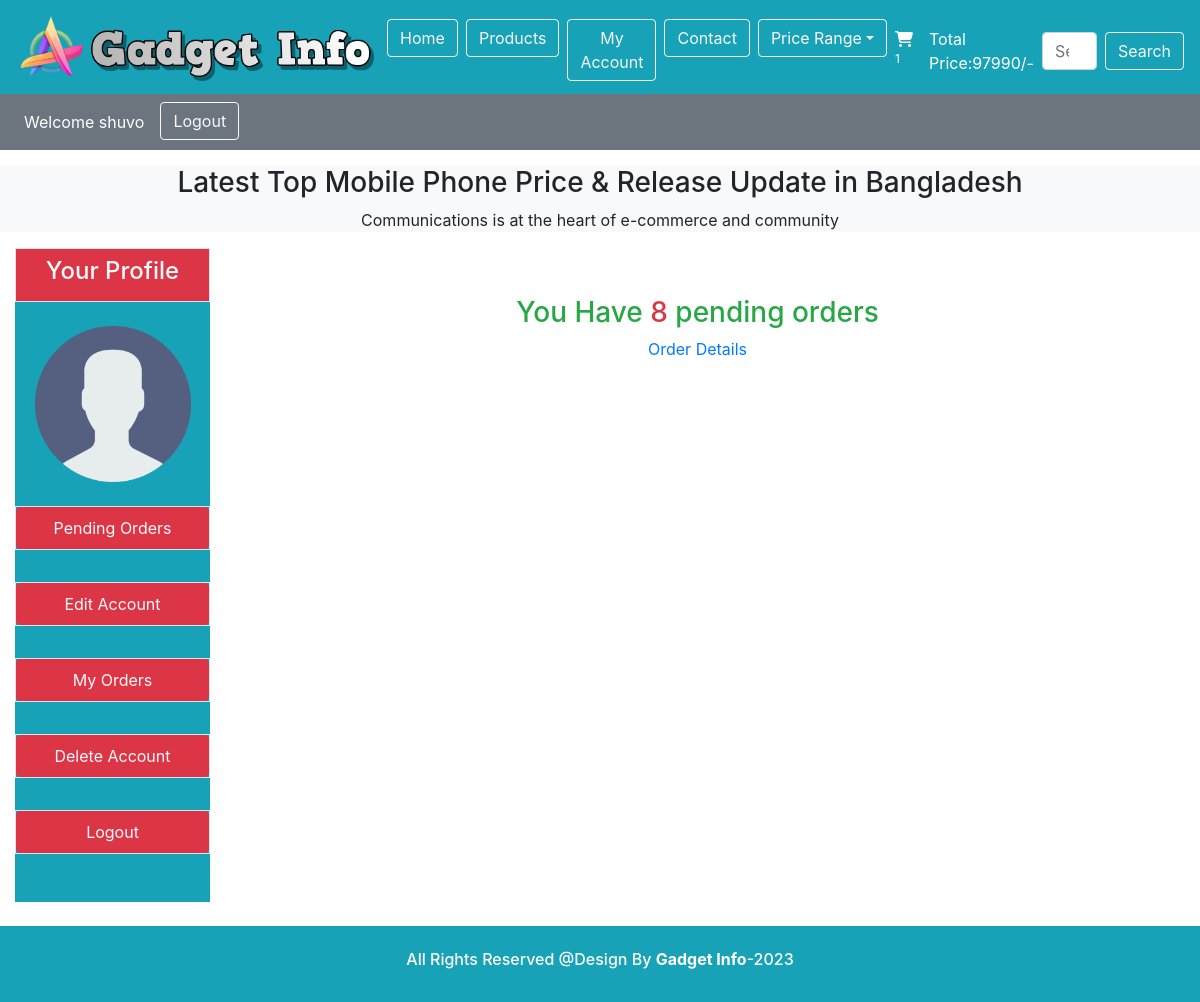
The app's page /users_area/profile.php (signed in) with its own data.
### tables this page shows
CREATE TABLE `user_table` (
  `user_id` int(11) NOT NULL,
  `username` varchar(100) NOT NULL,
  `user_email` varchar(100) NOT NULL,
  `user_password` varchar(255) NOT NULL,
  `user_images` varchar(255) NOT NULL,
  `user_ip` varchar(100) NOT NULL,
  `user_address` varchar(255) NOT NULL,
  `user_mobile` varchar(255) NOT NULL
);

### users_area/profile.php (the view, shortened to what this page needs)
<?php
include('../includes/connect.php');
include('../functions/common_function.php');
?>
<!DOCTYPE html>
<html lang="en">
<head>
  <link rel="stylesheet" href="https://cdn.jsdelivr.net/npm/bootstrap@4.4.1/dist/css/bootstrap.min.css">
  <link rel="stylesheet" href="https://cdnjs.cloudflare.com/ajax/libs/font-awesome/6.5.1/css/all.min.css">
  <link rel="stylesheet" href="../style.css">
</head>
<body class="">
  <div class="container-fluid p-0">
    <nav class="navbar navbar-expand-lg navbar-light bg-info ">
      <img src="../images/Logo0.png" alt="" class="logo1">
      <a class="mt-3" href="index.php"><img src="../images/Logo.png" alt="HTML tutorial" style="width:293px;height:62px;"></a>
      <div class="collapse navbar-collapse mt-2" id="navbarSupportedContent">
        <ul class="navbar-nav mr-auto">
          <li class="nav-item active ml-2 ">
            <a class=" btn btn-outline-light " href="../index.php">Home <span class="sr-only">(current)</span></a>
          </li>
          <li class="nav-item ml-2">
            <a class="btn btn-outline-light " href="../display_all.php">Products</a>
          </li>
          <li class="nav-item ml-2">
            <a class=" btn btn-outline-light " href="profile.php">My Account</a>
          </li>
          <li class="nav-item active ml-2 ">
            <a class=" btn btn-outline-light " href="#">Contact <span class="sr-only">(current)</span></a>
          </li>
          <div class="dropdown nav-item ml-2">
            <a class=" dropdown-toggle btn btn-outline-light " data-bs-toggle="dropdown" href="#">Price Range</a>
          </div>
          <li class="nav-item">
            <a class="nav-link text-white" href="../cart.php"><i class="fa-solid fa-cart-shopping"></i><sup><?php cart_item(); ?></sup></a>
          </li>
          <li class="nav-item">
            <a class="nav-link text-white " href="#">Total Price:<?php total_cart_price(); ?>/-</a>
          </li>
        </ul>
        <form class="d-flex" action="../search_product.php" method="get">
          <input class="form-control mr-sm-2" type="search" placeholder="Search" aria-label="Search" name="search_data">
          <input type="submit" value="Search" class="btn btn-outline-light" name="search_data_product">
        </form>
    </nav>
    <nav class="navbar navbar-expand-lg navbar-dark bg-secondary">
      <ul class="navbar-nav me-auto">
<?php
if(!isset($_SESSION['username'])){
  echo " <li class='nav-item text-white'>
  <a class='nav-link text-white' href='#'>Welcome Guest</a>
</li>";
}else{
  echo " <li class='nav-item'>
  <a class='nav-link text-white' href='#'> Welcome ".$_SESSION['username']."</a>
  </li> ";
}
if(!isset($_SESSION['username'])){
  echo " <li class='nav-item ml-2'>
  <a class='btn btn-outline-light' href='../users_area/user_login.php'> Login</a>
  </li> ";
}else{
  echo " <li class='nav-item ml-2'>
  <a class='btn btn-outline-light' href='../users_area/logout.php'> Logout</a>
  </li> ";
}
?>
      </ul>
    </nav>
    <div class="bg-light">
      <h3 class="text-center mt-3">Latest Top Mobile Phone Price & Release Update in Bangladesh</h3>
      <p class="text-center">Communications is at the heart of e-commerce and community</p>
    </div>
<div class="row col-md-12">
    <div class="col-md-2 p-0">
        <ul class="navbar-nav bg-info text-center">
        <li class="nav-item bg-info ">
            <a class=" nav-link text-light bg-danger border border mb-4" href="#"><h4>Your Profile</h4> </a>
          </li>
<?php
$username=$_SESSION['username'];
$user_image=" Select * from `user_table` where username='$username'";
$result_image=mysqli_query($con,$user_image);
$row_image=mysqli_fetch_array($result_image);
$user_image=$row_image['user_images'];
echo "<li class='nav-item bg-info '>
<img src='./user_images/$user_image' class='profile_img' alt=''>
</li>";
?>
          <li class="nav-item bg-info mb-2 mt-4 border border ">
            <a class=" nav-link text-light btn btn-danger" href="Profile.php"> Pending Orders </a>
          </li>
          <li class="nav-item bg-info mb-2 mt-4 border border-3 ">
            <a class=" nav-link text-light btn btn-danger" href="Profile.php?edit_account">Edit Account </a>
          </li>
          <li class="nav-item bg-info mb-2 mt-4 border border-3 ">
            <a class=" nav-link text-light btn btn-danger" href="Profile.php?my_orders"> My Orders </a>
          </li>
          <li class="nav-item bg-info mb-2 mt-4 border border-3 ">
            <a class=" nav-link text-light btn btn-danger" href="Profile.php?delete_account"> Delete Account </a>
          </li>
          <li class="nav-item bg-info mb-2 mt-4 border border-3  mb-5">
            <a class=" nav-link text-light btn btn-danger" href="logout.php"> Logout </a>
          </li>
        </ul>
    </div>
    <div class="col-md-10 p-0">
<?php  get_user_order_details();
?>
    </div>
</div>
  <?php
  include("../includes/footer.php");
  ?>
</body>
</html>

### functions/common_function.php (shortened to what this page needs)
<?php
function getIPAddress() {
   if(!empty($_SERVER['HTTP_CLIENT_IP'])) {
              $ip = $_SERVER['HTTP_CLIENT_IP'];
      }
  elseif (!empty($_SERVER['HTTP_X_FORWARDED_FOR'])) {
              $ip = $_SERVER['HTTP_X_FORWARDED_FOR'];
   }
  else{
           $ip = $_SERVER['REMOTE_ADDR'];
   }
   return $ip;
}
function cart_item(){
    if(isset($_GET['add_to_cart'])){
        global $con;
        $get_ip_add = getIPAddress();
        $select_query = "select * from `cart_details` where ip_address='$get_ip_add'";
        $result_query = mysqli_query($con, $select_query);
        $count_cart_items = mysqli_num_rows($result_query);
      }else {
        global $con;
        $get_ip_add = getIPAddress();
        $select_query = "select * from `cart_details` where ip_address='$get_ip_add'";
        $result_query = mysqli_query($con, $select_query);
        $count_cart_items = mysqli_num_rows($result_query);
      }
      echo $count_cart_items;
    }
function total_cart_price(){
  global $con;
  $get_ip_add = getIPAddress();
  $total_price = 0;
  $cart_query = "SELECT * FROM `cart_details` WHERE ip_address='$get_ip_add'";
  $result = mysqli_query($con, $cart_query);
  while($row = mysqli_fetch_array($result)){
      $product_id = $row['product_id'];
      $select_products = "SELECT * FROM `products` WHERE product_id='$product_id'";
      $result_products = mysqli_query($con, $select_products);
      while($row_product = mysqli_fetch_array($result_products)){
          $product_price = $row_product['product_price'];
          $total_price += $product_price;
      }
  }
  echo $total_price;
}
function get_user_order_details(){
  global $con;
  $username = $_SESSION['username'];
  $get_details = "SELECT * FROM `user_table` WHERE username='$username'";
  $result_query = mysqli_query($con, $get_details);
  while ($row_query = mysqli_fetch_array($result_query)) {
    $user_id = $row_query['user_id'];
    if (!isset($_GET['edit_account']) && !isset($_GET['my_orders']) && !isset($_GET['delete_account'])) {
      $get_orders = "SELECT * FROM `user_orders` WHERE user_id=$user_id AND order_status='pending'";
      $result_orders_query = mysqli_query($con, $get_orders);
      $row_count = mysqli_num_rows($result_orders_query);
      if ($row_count > 0) {
        echo "<h3 class='text-center text-success mt-5 mb-2'>You Have <span class='text-danger'>$row_count</span> pending orders</h3>
        <a href='profile.php'>Order Details</a>";
      }else{
        echo "<h3 class='text-center text-success mt-5 mb-2'>You Have <b class='text-danger'>Zero </b> Pending Orders</h3>
        <a href='../index.php' class='text-bg-primary'><h5>Explore Products</h5> </a>";
      }
    }
  }
}
?>

### style.css (style rules this page uses)
* { margin: 0; padding: 0; box-sizing: border-box; }
.logo1 { width: 6%; height: 7%; }
.row { width: 1300px; margin: auto; overflow: hidden; text-align: center; }
img { height: 70px; }
.active { border-color: rgb(255, 145, 163) !important; }

### users_area/profile.php (style rules this page uses)
body { overflow-x:hidden ; }
.profile_img { width: 80%; margin: auto; display: block; height:80% ; object-fit: contain; }

### records on screen
user_table: user_images (picture), row_count "8"

### other values on screen
$count_cart_items "1"
$total_price "97990"
$_SESSION['username'] "shuvo"
